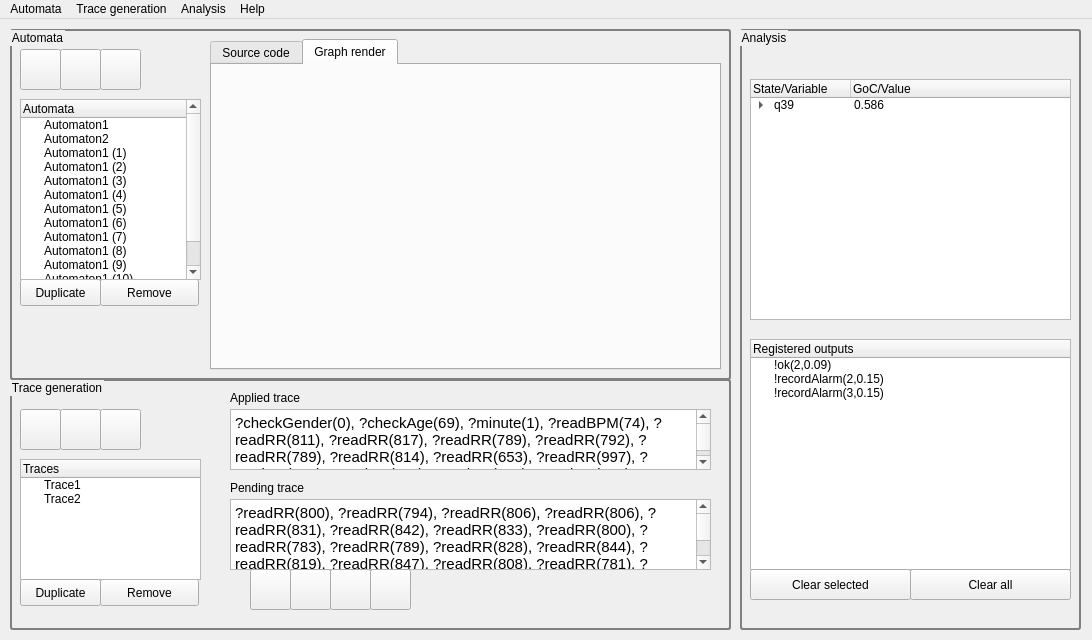
<?xml version="1.0" encoding="UTF-8"?>
<ui version="4.0">
 <class>mainw</class>
 <widget class="QMainWindow" name="mainw">
  <property name="geometry">
   <rect>
    <x>0</x>
    <y>0</y>
    <width>1092</width>
    <height>640</height>
   </rect>
  </property>
  <property name="windowTitle">
   <string>AUNTY</string>
  </property>
  <property name="windowIcon">
   <iconset>
    <normaloff>minimalist_gengar_icon__free_to_use__by_jedflah-dadvg7c.png</normaloff>minimalist_gengar_icon__free_to_use__by_jedflah-dadvg7c.png</iconset>
  </property>
  <property name="toolButtonStyle">
   <enum>Qt::ToolButtonIconOnly</enum>
  </property>
  <property name="documentMode">
   <bool>false</bool>
  </property>
  <widget class="QWidget" name="centralwidget">
   <widget class="QGroupBox" name="groupBox">
    <property name="geometry">
     <rect>
      <x>10</x>
      <y>10</y>
      <width>721</width>
      <height>351</height>
     </rect>
    </property>
    <property name="styleSheet">
     <string notr="true">QGroupBox { 
     border: 2px solid gray; 
     border-radius: 3px; 
 } </string>
    </property>
    <property name="title">
     <string>Automata</string>
    </property>
    <widget class="QPushButton" name="pushButton">
     <property name="geometry">
      <rect>
       <x>50</x>
       <y>20</y>
       <width>41</width>
       <height>41</height>
      </rect>
     </property>
     <property name="text">
      <string/>
     </property>
     <property name="icon">
      <iconset>
       <normaloff>document-open.png</normaloff>document-open.png</iconset>
     </property>
     <property name="iconSize">
      <size>
       <width>32</width>
       <height>32</height>
      </size>
     </property>
    </widget>
    <widget class="QPushButton" name="pushButton_7">
     <property name="geometry">
      <rect>
       <x>90</x>
       <y>20</y>
       <width>41</width>
       <height>41</height>
      </rect>
     </property>
     <property name="text">
      <string/>
     </property>
     <property name="icon">
      <iconset>
       <normaloff>document-save.png</normaloff>document-save.png</iconset>
     </property>
     <property name="iconSize">
      <size>
       <width>32</width>
       <height>32</height>
      </size>
     </property>
    </widget>
    <widget class="QPushButton" name="pushButton_2">
     <property name="geometry">
      <rect>
       <x>10</x>
       <y>20</y>
       <width>41</width>
       <height>41</height>
      </rect>
     </property>
     <property name="text">
      <string/>
     </property>
     <property name="icon">
      <iconset>
       <normaloff>document-new.png</normaloff>document-new.png</iconset>
     </property>
     <property name="iconSize">
      <size>
       <width>32</width>
       <height>32</height>
      </size>
     </property>
    </widget>
    <widget class="QPushButton" name="pushButton_5">
     <property name="geometry">
      <rect>
       <x>90</x>
       <y>250</y>
       <width>99</width>
       <height>27</height>
      </rect>
     </property>
     <property name="text">
      <string>Remove</string>
     </property>
    </widget>
    <widget class="QPushButton" name="pushButton_3">
     <property name="geometry">
      <rect>
       <x>10</x>
       <y>250</y>
       <width>81</width>
       <height>27</height>
      </rect>
     </property>
     <property name="text">
      <string>Duplicate</string>
     </property>
    </widget>
    <widget class="QTreeWidget" name="treeWidget">
     <property name="geometry">
      <rect>
       <x>10</x>
       <y>70</y>
       <width>181</width>
       <height>181</height>
      </rect>
     </property>
     <column>
      <property name="text">
       <string>Automata</string>
      </property>
     </column>
     <item>
      <property name="text">
       <string>Automaton1</string>
      </property>
     </item>
     <item>
      <property name="text">
       <string>Automaton2</string>
      </property>
     </item>
     <item>
      <property name="text">
       <string>Automaton1 (1)</string>
      </property>
     </item>
     <item>
      <property name="text">
       <string>Automaton1 (2)</string>
      </property>
     </item>
     <item>
      <property name="text">
       <string>Automaton1 (3)</string>
      </property>
     </item>
     <item>
      <property name="text">
       <string>Automaton1 (4)</string>
      </property>
     </item>
     <item>
      <property name="text">
       <string>Automaton1 (5)</string>
      </property>
     </item>
     <item>
      <property name="text">
       <string>Automaton1 (6)</string>
      </property>
     </item>
     <item>
      <property name="text">
       <string>Automaton1 (7)</string>
      </property>
     </item>
     <item>
      <property name="text">
       <string>Automaton1 (8)</string>
      </property>
     </item>
     <item>
      <property name="text">
       <string>Automaton1 (9)</string>
      </property>
     </item>
     <item>
      <property name="text">
       <string>Automaton1 (10)</string>
      </property>
     </item>
     <item>
      <property name="text">
       <string>Automaton1 (11)</string>
      </property>
     </item>
    </widget>
    <widget class="QTabWidget" name="tabWidget_2">
     <property name="geometry">
      <rect>
       <x>200</x>
       <y>10</y>
       <width>511</width>
       <height>331</height>
      </rect>
     </property>
     <property name="currentIndex">
      <number>1</number>
     </property>
     <widget class="QWidget" name="tab_3">
      <attribute name="title">
       <string>Source code</string>
      </attribute>
      <widget class="QPlainTextEdit" name="plainTextEdit">
       <property name="geometry">
        <rect>
         <x>10</x>
         <y>10</y>
         <width>481</width>
         <height>281</height>
        </rect>
       </property>
      </widget>
     </widget>
     <widget class="QWidget" name="tab_4">
      <attribute name="title">
       <string>Graph render</string>
      </attribute>
      <widget class="QLabel" name="label">
       <property name="geometry">
        <rect>
         <x>10</x>
         <y>10</y>
         <width>481</width>
         <height>281</height>
        </rect>
       </property>
       <property name="text">
        <string/>
       </property>
       <property name="pixmap">
        <pixmap>minimalist_gengar_icon__free_to_use__by_jedflah-dadvg7c.png</pixmap>
       </property>
      </widget>
     </widget>
    </widget>
   </widget>
   <widget class="QGroupBox" name="groupBox_3">
    <property name="geometry">
     <rect>
      <x>740</x>
      <y>10</y>
      <width>341</width>
      <height>601</height>
     </rect>
    </property>
    <property name="styleSheet">
     <string notr="true">QGroupBox { 
     border: 2px solid gray; 
     border-radius: 3px; 
 } </string>
    </property>
    <property name="title">
     <string>Analysis</string>
    </property>
    <widget class="QTreeWidget" name="treeWidget_3">
     <property name="geometry">
      <rect>
       <x>10</x>
       <y>50</y>
       <width>321</width>
       <height>241</height>
      </rect>
     </property>
     <column>
      <property name="text">
       <string>State/Variable</string>
      </property>
     </column>
     <column>
      <property name="text">
       <string>GoC/Value</string>
      </property>
     </column>
     <item>
      <property name="text">
       <string>q39</string>
      </property>
      <property name="text">
       <string>0.586</string>
      </property>
      <item>
       <property name="text">
        <string>min</string>
       </property>
       <property name="text">
        <string>5</string>
       </property>
      </item>
      <item>
       <property name="text">
        <string>branchGoC</string>
       </property>
       <property name="text">
        <string>0.721</string>
       </property>
      </item>
     </item>
    </widget>
    <widget class="QTreeWidget" name="treeWidget_4">
     <property name="geometry">
      <rect>
       <x>10</x>
       <y>310</y>
       <width>321</width>
       <height>231</height>
      </rect>
     </property>
     <column>
      <property name="text">
       <string>Registered outputs</string>
      </property>
     </column>
     <item>
      <property name="text">
       <string>!ok(2,0.09)</string>
      </property>
     </item>
     <item>
      <property name="text">
       <string>!recordAlarm(2,0.15)</string>
      </property>
     </item>
     <item>
      <property name="text">
       <string>!recordAlarm(3,0.15)</string>
      </property>
     </item>
    </widget>
    <widget class="QPushButton" name="pushButton_15">
     <property name="geometry">
      <rect>
       <x>10</x>
       <y>540</y>
       <width>161</width>
       <height>31</height>
      </rect>
     </property>
     <property name="text">
      <string>Clear selected</string>
     </property>
    </widget>
    <widget class="QPushButton" name="pushButton_16">
     <property name="geometry">
      <rect>
       <x>170</x>
       <y>540</y>
       <width>161</width>
       <height>31</height>
      </rect>
     </property>
     <property name="text">
      <string>Clear all</string>
     </property>
    </widget>
   </widget>
   <widget class="QGroupBox" name="groupBox_2">
    <property name="geometry">
     <rect>
      <x>10</x>
      <y>360</y>
      <width>721</width>
      <height>251</height>
     </rect>
    </property>
    <property name="styleSheet">
     <string notr="true">QGroupBox { 
     border: 2px solid gray; 
     border-radius: 3px; 
 } </string>
    </property>
    <property name="title">
     <string>Trace generation</string>
    </property>
    <widget class="QPushButton" name="pushButton_8">
     <property name="geometry">
      <rect>
       <x>50</x>
       <y>30</y>
       <width>41</width>
       <height>41</height>
      </rect>
     </property>
     <property name="text">
      <string/>
     </property>
     <property name="icon">
      <iconset>
       <normaloff>document-open.png</normaloff>document-open.png</iconset>
     </property>
     <property name="iconSize">
      <size>
       <width>32</width>
       <height>32</height>
      </size>
     </property>
    </widget>
    <widget class="QPushButton" name="pushButton_9">
     <property name="geometry">
      <rect>
       <x>90</x>
       <y>30</y>
       <width>41</width>
       <height>41</height>
      </rect>
     </property>
     <property name="text">
      <string/>
     </property>
     <property name="icon">
      <iconset>
       <normaloff>document-save.png</normaloff>document-save.png</iconset>
     </property>
     <property name="iconSize">
      <size>
       <width>32</width>
       <height>32</height>
      </size>
     </property>
    </widget>
    <widget class="QPushButton" name="pushButton_10">
     <property name="geometry">
      <rect>
       <x>10</x>
       <y>30</y>
       <width>41</width>
       <height>41</height>
      </rect>
     </property>
     <property name="text">
      <string/>
     </property>
     <property name="icon">
      <iconset>
       <normaloff>document-new.png</normaloff>document-new.png</iconset>
     </property>
     <property name="iconSize">
      <size>
       <width>32</width>
       <height>32</height>
      </size>
     </property>
    </widget>
    <widget class="QPushButton" name="pushButton_6">
     <property name="geometry">
      <rect>
       <x>90</x>
       <y>200</y>
       <width>99</width>
       <height>27</height>
      </rect>
     </property>
     <property name="text">
      <string>Remove</string>
     </property>
    </widget>
    <widget class="QTreeWidget" name="treeWidget_2">
     <property name="geometry">
      <rect>
       <x>10</x>
       <y>80</y>
       <width>181</width>
       <height>121</height>
      </rect>
     </property>
     <column>
      <property name="text">
       <string>Traces</string>
      </property>
     </column>
     <item>
      <property name="text">
       <string>Trace1</string>
      </property>
     </item>
     <item>
      <property name="text">
       <string>Trace2</string>
      </property>
     </item>
    </widget>
    <widget class="QPushButton" name="pushButton_4">
     <property name="geometry">
      <rect>
       <x>10</x>
       <y>200</y>
       <width>81</width>
       <height>27</height>
      </rect>
     </property>
     <property name="text">
      <string>Duplicate</string>
     </property>
    </widget>
    <widget class="QTextBrowser" name="textBrowser">
     <property name="geometry">
      <rect>
       <x>220</x>
       <y>30</y>
       <width>481</width>
       <height>61</height>
      </rect>
     </property>
     <property name="html">
      <string>&lt;!DOCTYPE HTML PUBLIC &quot;-//W3C//DTD HTML 4.0//EN&quot; &quot;http://www.w3.org/TR/REC-html40/strict.dtd&quot;&gt;
&lt;html&gt;&lt;head&gt;&lt;meta name=&quot;qrichtext&quot; content=&quot;1&quot; /&gt;&lt;style type=&quot;text/css&quot;&gt;
p, li { white-space: pre-wrap; }
&lt;/style&gt;&lt;/head&gt;&lt;body style=&quot; font-family:'Ubuntu'; font-size:11pt; font-weight:400; font-style:normal;&quot;&gt;
&lt;p style=&quot; margin-top:0px; margin-bottom:0px; margin-left:0px; margin-right:0px; -qt-block-indent:0; text-indent:0px;&quot;&gt;?checkGender(0), ?checkAge(69), ?minute(1), ?readBPM(74), ?readRR(811), ?readRR(817), ?readRR(789), ?readRR(792), ?readRR(789), ?readRR(814), ?readRR(653), ?readRR(997), ?readRR(844), ?readRR(811), ?readRR(792), ?readRR(767), ?readRR(842), ?readRR(853), ?readRR(822), ?readRR(828), ?readRR(825), ?readRR(797), ?readRR(792), ?readRR(794), ?readRR(819), ?readRR(869), ?readRR(825), ?readRR(783), ?readRR(786), ?readRR(781), ?readRR(789), ?readRR(808), ?readRR(819), ?readRR(828), ?readRR(844), ?readRR(803), ?readRR(778), ?readRR(800), ?readRR(786), ?readRR(858), ?readRR(842), ?readRR(828), ?readRR(800), ?readRR(833), ?readRR(797), ?readRR(783), ?readRR(822), ?readRR(844), ?readRR(878), ?readRR(828), ?readRR(775), ?readRR(806), ?readRR(811), ?readRR(794), ?readRR(836), ?readRR(833), ?readRR(825), ?readRR(811), ?readRR(783), ?readRR(783), ?readRR(808), ?readRR(844), ?readRR(833), ?readRR(822), ?readRR(814), ?readRR(775), ?readRR(794), ?readRR(781), ?readRR(797), ?readRR(853), ?readRR(847), ?readRR(822), ?readRR(789), ?readRR(783), ?readRR(786), ?readRR(814), ?readRR(814), ?readRR(847), ?noMorePendingRR(1), ?minute(2), ?readBPM(74), ?readRR(836), ?readRR(811), ?readRR(781), ?readRR(772), ?readRR(789), ?readRR(803), ?readRR(839), ?readRR(825), ?readRR(817), ?readRR(775), ?readRR(797), ?readRR(792), ?readRR(800), ?readRR(817), ?readRR(856), ?readRR(831), ?readRR(789), ?readRR(781), ?readRR(792), ?readRR(831), ?readRR(825), ?readRR(828), ?readRR(833), ?readRR(822), ?readRR(797), ?readRR(781), ?readRR(792), ?readRR(811), ?readRR(861), ?readRR(847), ?readRR(817), ?readRR(792), ?readRR(789), ?readRR(792), ?readRR(811), ?readRR(825), ?readRR(844), ?readRR(856), ?readRR(808), ?readRR(769), ?readRR(797), ?readRR(800), ?readRR(819), ?readRR(836), ?readRR(819), ?readRR(828), ?readRR(800), ?readRR(781), ?readRR(778), ?readRR(811), ?readRR(825), ?readRR(864), ?readRR(828), ?readRR(792), ?readRR(789), ?readRR(800), ?readRR(792), ?readRR(814), ?readRR(836), ?readRR(836), ?readRR(822), ?readRR(769), ?readRR(753), ?readRR(797), ?readRR(819), ?readRR(811), ?readRR(833), ?readRR(828), ?readRR(783), ?readRR(739), ?readRR(833), ?readRR(781), ?readRR(831), ?readRR(864), ?noMorePendingRR(2), ?minute(3), ?readBPM(76), ?readRR(825), ?readRR(800), ?readRR(781), ?readRR(783), ?readRR(800), ?readRR(797), ?readRR(814), ?readRR(844), ?readRR(828), ?readRR(778), ?readRR(758), ?readRR(783), ?readRR(769), ?readRR(828), ?readRR(819), ?readRR(806), ?readRR(786), ?readRR(786), ?readRR(778), ?readRR(761), ?readRR(789), ?readRR(814), ?readRR(850), ?readRR(808), ?readRR(772), ?readRR(778), ?readRR(789), ?readRR(783), ?readRR(800), ?readRR(819), ?readRR(822), ?readRR(803), ?readRR(775), ?readRR(772), ?readRR(772), ?readRR(808), ?readRR(808), ?readRR(825), ?readRR(800), ?readRR(772), ?readRR(775), ?readRR(775), ?readRR(778), ?readRR(792), ?readRR(822), ?readRR(825), ?readRR(783), ?readRR(753), ?readRR(772), ?readRR(783), ?readRR(792), ?readRR(814), ?readRR(828), ?readRR(828), ?readRR(803), ?readRR(769), ?readRR(772), ?readRR(800), ?readRR(811), ?readRR(836), ?readRR(844), ?readRR(800), ?readRR(794), ?readRR(800), ?readRR(786), ?readRR(792), ?readRR(831), ?readRR(844), ?readRR(836), ?readRR(800), ?readRR(756), ?readRR(797), ?readRR(803), ?readRR(811), ?readRR(825), ?readRR(828), ?noMorePendingRR(3), ?minute(4), ?readBPM(74), ?readRR(806), ?readRR(794), ?readRR(772), ?readRR(775), ?readRR(825), ?readRR(519), ?readRR(942), ?readRR(839), ?readRR(819), ?readRR(778), ?readRR(819), ?readRR(808), ?readRR(811), ?readRR(847), ?readRR(869), ?readRR(817), ?readRR(767), ?readRR(789), ?readRR(792), ?readRR(831), ?readRR(828), ?readRR(833), ?readRR(847), ?readRR(817), ?readRR(775), ?readRR(794), ?readRR(819), ?readRR(844), ?readRR(858), ?readRR(828), ?readRR(797), ?readRR(794), ?readRR(789), ?readRR(608), ?readRR(964), ?readRR(831), ?readRR(836), ?readRR(836), ?readRR(781), ?readRR(753), ?readRR(800), ?readRR(811), ?readRR(828), ?readRR(806), ?readRR(828), ?readRR(800), ?readRR(792), ?readRR(764), ?readRR(797), ?readRR(839), ?readRR(839), ?readRR(833), ?readRR(811), ?readRR(797), ?readRR(783), ?readRR(797), ?readRR(811), ?readRR(831), ?readRR(844), ?readRR(842), ?readRR(803), ?readRR(789), ?readRR(783), ?readRR(839), ?readRR(861), ?readRR(844), ?readRR(836), ?readRR(836), ?readRR(811), ?readRR(772), ?readRR(808), ?readRR(836), ?readRR(853), ?readRR(839), ?noMorePendingRR(4), ?minute(5), ?readBPM(74),  ?readRR(825)&lt;/p&gt;&lt;/body&gt;&lt;/html&gt;</string>
     </property>
    </widget>
    <widget class="QTextEdit" name="textEdit">
     <property name="geometry">
      <rect>
       <x>220</x>
       <y>120</y>
       <width>481</width>
       <height>71</height>
      </rect>
     </property>
     <property name="html">
      <string>&lt;!DOCTYPE HTML PUBLIC &quot;-//W3C//DTD HTML 4.0//EN&quot; &quot;http://www.w3.org/TR/REC-html40/strict.dtd&quot;&gt;
&lt;html&gt;&lt;head&gt;&lt;meta name=&quot;qrichtext&quot; content=&quot;1&quot; /&gt;&lt;style type=&quot;text/css&quot;&gt;
p, li { white-space: pre-wrap; }
&lt;/style&gt;&lt;/head&gt;&lt;body style=&quot; font-family:'Ubuntu'; font-size:11pt; font-weight:400; font-style:normal;&quot;&gt;
&lt;p style=&quot; margin-top:0px; margin-bottom:0px; margin-left:0px; margin-right:0px; -qt-block-indent:0; text-indent:0px;&quot;&gt;?readRR(800), ?readRR(794), ?readRR(806), ?readRR(806), ?readRR(831), ?readRR(842), ?readRR(833), ?readRR(800), ?readRR(783), ?readRR(789), ?readRR(828), ?readRR(844), ?readRR(819), ?readRR(847), ?readRR(808), ?readRR(781), ?readRR(789), ?readRR(811), ?readRR(819), ?readRR(869), ?readRR(836), ?readRR(800), ?readRR(803), ?readRR(775), ?readRR(808), ?readRR(833), ?readRR(839), ?readRR(842), ?readRR(856), ?readRR(794), ?readRR(772), ?readRR(778), ?readRR(814), ?readRR(853), ?readRR(828), ?readRR(819), ?readRR(814), ?readRR(811), ?readRR(781), ?readRR(781), ?readRR(811), ?readRR(831), ?readRR(550), ?readRR(975), ?readRR(797), ?readRR(775), ?readRR(792), ?readRR(806), ?readRR(800), ?readRR(814), ?readRR(800), ?readRR(817), ?readRR(783), ?readRR(764), ?readRR(786), ?readRR(822), ?readRR(828), ?readRR(817), ?readRR(833), ?readRR(783), ?readRR(794), ?readRR(800), ?readRR(800), ?readRR(833), ?readRR(856), ?readRR(828), ?readRR(800), ?readRR(783), ?readRR(769), ?readRR(808), ?readRR(828), ?readRR(822), ?readRR(825), ?noMorePendingRR(5)&lt;/p&gt;&lt;/body&gt;&lt;/html&gt;</string>
     </property>
    </widget>
    <widget class="QPushButton" name="pushButton_11">
     <property name="geometry">
      <rect>
       <x>320</x>
       <y>190</y>
       <width>41</width>
       <height>41</height>
      </rect>
     </property>
     <property name="text">
      <string/>
     </property>
     <property name="icon">
      <iconset>
       <normaloff>arrow-right.png</normaloff>arrow-right.png</iconset>
     </property>
     <property name="iconSize">
      <size>
       <width>32</width>
       <height>32</height>
      </size>
     </property>
    </widget>
    <widget class="QPushButton" name="pushButton_12">
     <property name="geometry">
      <rect>
       <x>240</x>
       <y>190</y>
       <width>41</width>
       <height>41</height>
      </rect>
     </property>
     <property name="text">
      <string/>
     </property>
     <property name="icon">
      <iconset>
       <normaloff>arrow-left-double.png</normaloff>arrow-left-double.png</iconset>
     </property>
     <property name="iconSize">
      <size>
       <width>32</width>
       <height>32</height>
      </size>
     </property>
    </widget>
    <widget class="QPushButton" name="pushButton_13">
     <property name="geometry">
      <rect>
       <x>360</x>
       <y>190</y>
       <width>41</width>
       <height>41</height>
      </rect>
     </property>
     <property name="text">
      <string/>
     </property>
     <property name="icon">
      <iconset>
       <normaloff>arrow-right-double.png</normaloff>arrow-right-double.png</iconset>
     </property>
     <property name="iconSize">
      <size>
       <width>32</width>
       <height>32</height>
      </size>
     </property>
    </widget>
    <widget class="QPushButton" name="pushButton_14">
     <property name="geometry">
      <rect>
       <x>280</x>
       <y>190</y>
       <width>41</width>
       <height>41</height>
      </rect>
     </property>
     <property name="text">
      <string/>
     </property>
     <property name="icon">
      <iconset>
       <normaloff>arrow-left.png</normaloff>arrow-left.png</iconset>
     </property>
     <property name="iconSize">
      <size>
       <width>32</width>
       <height>32</height>
      </size>
     </property>
    </widget>
    <widget class="QLabel" name="label_2">
     <property name="geometry">
      <rect>
       <x>220</x>
       <y>10</y>
       <width>141</width>
       <height>17</height>
      </rect>
     </property>
     <property name="text">
      <string>Applied trace</string>
     </property>
    </widget>
    <widget class="QLabel" name="label_3">
     <property name="geometry">
      <rect>
       <x>220</x>
       <y>100</y>
       <width>101</width>
       <height>17</height>
      </rect>
     </property>
     <property name="text">
      <string>Pending trace</string>
     </property>
    </widget>
   </widget>
  </widget>
  <widget class="QMenuBar" name="menubar">
   <property name="geometry">
    <rect>
     <x>0</x>
     <y>0</y>
     <width>1092</width>
     <height>25</height>
    </rect>
   </property>
   <widget class="QMenu" name="menuAutomata">
    <property name="title">
     <string>Automata</string>
    </property>
    <addaction name="actionNew"/>
    <addaction name="actionOpen"/>
    <addaction name="actionSave"/>
   </widget>
   <widget class="QMenu" name="menuGeneration">
    <property name="title">
     <string>Trace generation</string>
    </property>
    <addaction name="actionGenerate_trace"/>
   </widget>
   <widget class="QMenu" name="menuAnalysis">
    <property name="title">
     <string>Analysis</string>
    </property>
    <addaction name="actionStep_by_step"/>
    <addaction name="actionResults_table"/>
   </widget>
   <widget class="QMenu" name="menuHelp">
    <property name="title">
     <string>Help</string>
    </property>
   </widget>
   <addaction name="menuAutomata"/>
   <addaction name="menuGeneration"/>
   <addaction name="menuAnalysis"/>
   <addaction name="menuHelp"/>
  </widget>
  <action name="actionMaestra">
   <property name="text">
    <string>Maestra</string>
   </property>
  </action>
  <action name="actionOpen">
   <property name="text">
    <string>Open</string>
   </property>
  </action>
  <action name="actionSave">
   <property name="text">
    <string>Save</string>
   </property>
  </action>
  <action name="actionNew">
   <property name="text">
    <string>New</string>
   </property>
  </action>
  <action name="actionGenerate_trace">
   <property name="text">
    <string>Trace from patient</string>
   </property>
  </action>
  <action name="actionStep_by_step">
   <property name="text">
    <string>Step by step</string>
   </property>
  </action>
  <action name="actionResults_table">
   <property name="text">
    <string>Results table</string>
   </property>
  </action>
 </widget>
 <resources/>
 <connections/>
</ui>
